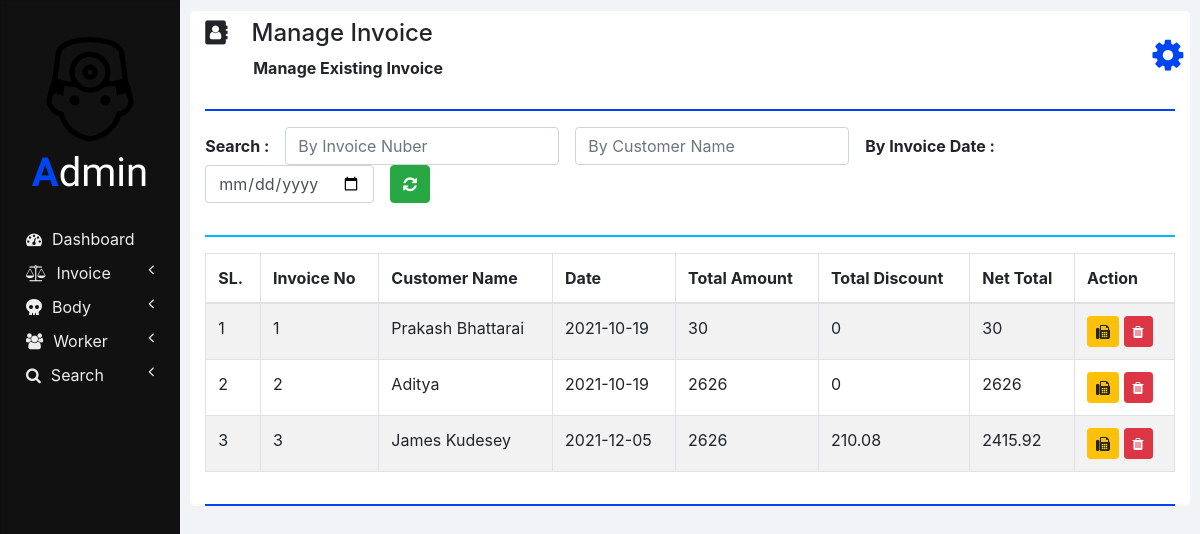
Page /manage_invoice.php on the committed database.
### tables this page shows
CREATE TABLE `invoices` (
  `INVOICE_ID` int(11) NOT NULL,
  `NET_TOTAL` double NOT NULL DEFAULT '0',
  `INVOICE_DATE` date NOT NULL,
  `CUSTOMER_ID` int(11) NOT NULL,
  `TOTAL_AMOUNT` double NOT NULL,
  `TOTAL_DISCOUNT` double NOT NULL
);

CREATE TABLE `customers` (
  `ID` int(11) NOT NULL,
  `NAME` varchar(20) NOT NULL,
  `CONTACT_NUMBER` varchar(10) NOT NULL,
  `ADDRESS` varchar(100) NOT NULL,
  `DOCTOR_NAME` varchar(20) NOT NULL,
  `DOCTOR_ADDRESS` varchar(100) NOT NULL
);

### php/manage_invoice.php (the view, shortened to what this page needs)
<?php
  function showInvoices() {
    require "db_connection.php";
    if($con) {
      $seq_no = 0;
      $query = "SELECT * FROM invoices INNER JOIN customers ON invoices.CUSTOMER_ID = customers.ID";
      $result = mysqli_query($con, $query);
      while($row = mysqli_fetch_array($result)) {
        $seq_no++;
        showInvoiceRow($seq_no, $row);
      }
    }
  }
  function showInvoiceRow($seq_no, $row) {
    ?>
    <tr>
      <td><?php echo $seq_no; ?></td>
      <td><?php echo $row['INVOICE_ID']; ?></td>
      <td><?php echo $row['NAME']; ?></td>
      <td><?php echo $row['INVOICE_DATE']; ?></td>
      <td><?php echo $row['TOTAL_AMOUNT']; ?></td>
      <td><?php echo $row['TOTAL_DISCOUNT']; ?></td>
      <td><?php echo $row['NET_TOTAL']; ?></td>
      <td>
        <button class="btn btn-warning btn-sm" onclick="printInvoice(<?php echo $row['INVOICE_ID']; ?>);">
          <i class="fa fa-fax"></i>
        </button>
        <button class="btn btn-danger btn-sm" onclick="deleteInvoice(<?php echo $row['INVOICE_ID']; ?>);">
          <i class="fa fa-trash"></i>
        </button>
      </td>
    </tr>
    <?php
  }
    ?>

### css/sidenav.css (style rules this page uses)
body { background-color: #f1f3f6; }
.sidenav { width: 15%; height: 100vh; background-color: #222222; position: fixed; z-index: 1; flex: 1 0 auto; }
.card { width: 100%; height: 100%; top: 0; border-radius: 0; background-color: #111111; }
.logo .logo-caption { font-family: 'Poiret One', cursive; color: #ffffff; text-align: center; margin-bottom: 25px; }
.logo .profile { margin-left: 50%; border-radius: 50%; transform: translate(-50%); }
.logo .tweak { color: #0045f3; font-weight: bold; }
.main-menu-item { padding: 5px 5px; cursor: pointer; }
.main-menu-item > a { color: #eeeeee; text-decoration: none; font-size: 16px; }
.main-menu-item > a > span { margin-left: 10px; }

### css/home.css (style rules this page uses)
html, body { height: 100vh; }

### rows in the picture
invoices: seq_no "1", INVOICE_ID "1", CUSTOMER_ID.NAME "Prakash Bhattarai", INVOICE_DATE "2021-10-19", TOTAL_AMOUNT "30", TOTAL_DISCOUNT "0", NET_TOTAL "30"
invoices: seq_no "2", INVOICE_ID "2", CUSTOMER_ID.NAME "Aditya", INVOICE_DATE "2021-10-19", TOTAL_AMOUNT "2626", TOTAL_DISCOUNT "0", NET_TOTAL "2626"
invoices: seq_no "3", INVOICE_ID "3", CUSTOMER_ID.NAME "James Kudesey", INVOICE_DATE "2021-12-05", TOTAL_AMOUNT "2626", TOTAL_DISCOUNT "210.08", NET_TOTAL "2415.92"

### other values in the picture
$heading "Manage Invoice"
$sub_heading "Manage Existing Invoice"
